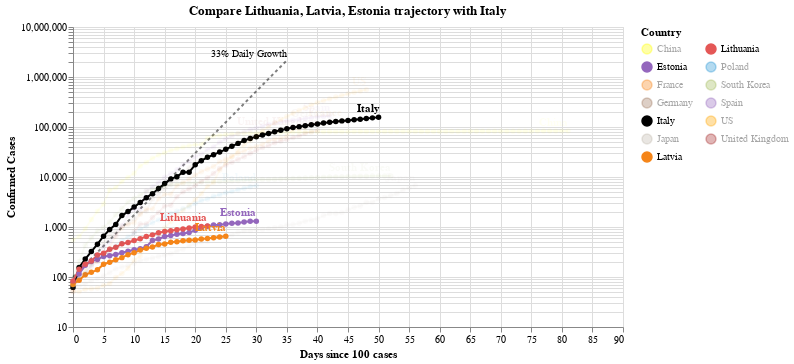

Notebook source saved alongside this figure:
### Code cell
#hide_input
chart3 = make_since_chart(['Lithuania', 'Latvia', 'Estonia'])
chart3

### Figure 1 — Vega-Lite specification as saved in the notebook (floating-point values rounded to 4 significant figures; data arrays with more than 128 entries replaced by an {"elided": "..."} marker saying what was removed)
{"config": {"view": {"continuousWidth": 400, "continuousHeight": 300}}, "layer": [{"mark": {"type": "line", "color": "black", "opacity": 0.5, "strokeDash": [3, 3]}, "encoding": {"x": {"type": "quantitative", "field": "Days since 100 cases"}, "y": {"type": "quantitative", "field": "Confirmed Cases"}}}, {"mark": {"type": "text", "align": "right", "dy": -6, "fontSize": 10, "text": "33% Daily Growth"}, "encoding": {"x": {"type": "quantitative", "field": "Days since 100 cases"}, "y": {"type": "quantitative", "field": "Confirmed Cases"}}, "transform": [{"filter": "(datum['Days since 100 cases'] >= 35)"}]}, {"data": {"name": "data-0bb791a3917c9fe6791887cf900d6070"}, "mark": {"type": "line", "point": true}, "encoding": {"color": {"type": "nominal", "field": "Country", "legend": {"columns": 2}, "scale": {"domain": ["China", "Estonia", "France", "Germany", "Italy", "Japan", "Latvia", "Lithuania", "Poland", "South Korea", "Spain", "US", "United Kingdom"], "range": ["yellow", "#9467bd", "#F58518", "#9D755D", "black", "#C1B7AD", "#F58518", "#E45756", "#2495D3", "#A1BA59", "#9467bd", "orange", "brown"]}}, "opacity": {"condition": {"value": 1, "selection": "selector002"}, "value": 0.05}, "tooltip": [{"type": "nominal", "field": "Country"}, {"type": "temporal", "field": "Date"}, {"type": "quantitative", "field": "Confirmed Cases"}, {"type": "quantitative", "field": "Days since 100 cases"}], "x": {"type": "quantitative", "field": "Days since 100 cases"}, "y": {"type": "quantitative", "field": "Confirmed Cases", "scale": {"type": "log"}}}, "selection": {"selector002": {"type": "multi", "fields": ["Country"], "bind": "legend", "init": [{"Country": "Lithuania"}, {"Country": "Latvia"}, {"Country": "Estonia"}, {"Country": "Italy"}]}}, "width": 550}, {"data": {"name": "data-0bb791a3917c9fe6791887cf900d6070"}, "mark": {"type": "text", "align": "right", "dy": -8, "fontWeight": "bold"}, "encoding": {"color": {"type": "nominal", "field": "Country", "legend": {"columns": 2}, "scale": {"domain": ["China", "Estonia", "France", "Germany", "Italy", "Japan", "Latvia", "Lithuania", "Poland", "South Korea", "Spain", "US", "United Kingdom"], "range": ["yellow", "#9467bd", "#F58518", "#9D755D", "black", "#C1B7AD", "#F58518", "#E45756", "#2495D3", "#A1BA59", "#9467bd", "orange", "brown"]}}, "opacity": {"condition": {"value": 1, "selection": "selector002"}, "value": 0.05}, "text": {"type": "nominal", "field": "Country"}, "tooltip": [{"type": "nominal", "field": "Country"}, {"type": "temporal", "field": "Date"}, {"type": "quantitative", "field": "Confirmed Cases"}, {"type": "quantitative", "field": "Days since 100 cases"}], "x": {"type": "quantitative", "field": "Days since 100 cases"}, "y": {"type": "quantitative", "field": "Confirmed Cases", "scale": {"type": "log"}}}, "transform": [{"filter": "(datum['Date'] >= 1586649600000)"}], "width": 550}], "data": {"name": "data-c1a3bbf4dd040f2e7e8e7a69520e3c2a"}, "title": "Compare Lithuania, Latvia, Estonia trajectory with Italy", "$schema": "https://vega.github.io/schema/vega-lite/v4.0.2.json", "datasets": {"data-c1a3bbf4dd040f2e7e8e7a69520e3c2a": [{"Days since 100 cases": 0, "Confirmed Cases": 100.0}, {"Days since 100 cases": 1, "Confirmed Cases": 133.0}, {"Days since 100 cases": 2, "Confirmed Cases": 176.9}, {"Days since 100 cases": 3, "Confirmed Cases": 235.3}, {"Days since 100 cases": 4, "Confirmed Cases": 312.9}, {"Days since 100 cases": 5, "Confirmed Cases": 416.2}, {"Days since 100 cases": 6, "Confirmed Cases": 553.5}, {"Days since 100 cases": 7, "Confirmed Cases": 736.1}, {"Days since 100 cases": 8, "Confirmed Cases": 979.1}, {"Days since 100 cases": 9, "Confirmed Cases": 1302.0}, {"Days since 100 cases": 10, "Confirmed Cases": 1732.0}, {"Days since 100 cases": 11, "Confirmed Cases": 2303.0}, {"Days since 100 cases": 12, "Confirmed Cases": 3064.0}, {"Days since 100 cases": 13, "Confirmed Cases": 4074.0}, {"Days since 100 cases": 14, "Confirmed Cases": 5419.0}, {"Days since 100 cases": 15, "Confirmed Cases": 7207.0}, {"Days since 100 cases": 16, "Confirmed Cases": 9586.0}, {"Days since 100 cases": 17, "Confirmed Cases": 12750.0}, {"Days since 100 cases": 18, "Confirmed Cases": 16960.0}, {"Days since 100 cases": 19, "Confirmed Cases": 22550.0}, {"Days since 100 cases": 20, "Confirmed Cases": 29990.0}, {"Days since 100 cases": 21, "Confirmed Cases": 39890.0}, {"Days since 100 cases": 22, "Confirmed Cases": 53060.0}, {"Days since 100 cases": 23, "Confirmed Cases": 70560.0}, {"Days since 100 cases": 24, "Confirmed Cases": 93850.0}, {"Days since 100 cases": 25, "Confirmed Cases": 124800.0}, {"Days since 100 cases": 26, "Confirmed Cases": 166000.0}, {"Days since 100 cases": 27, "Confirmed Cases": 220800.0}, {"Days since 100 cases": 28, "Confirmed Cases": 293700.0}, {"Days since 100 cases": 29, "Confirmed Cases": 390600.0}, {"Days since 100 cases": 30, "Confirmed Cases": 519500.0}, {"Days since 100 cases": 31, "Confirmed Cases": 690900.0}, {"Days since 100 cases": 32, "Confirmed Cases": 918900.0}, {"Days since 100 cases": 33, "Confirmed Cases": 1222000.0}, {"Days since 100 cases": 34, "Confirmed Cases": 1625000.0}, {"Days since 100 cases": 35, "Confirmed Cases": 2162000.0}], "data-0bb791a3917c9fe6791887cf900d6070": {"elided": "576 records"}}}
